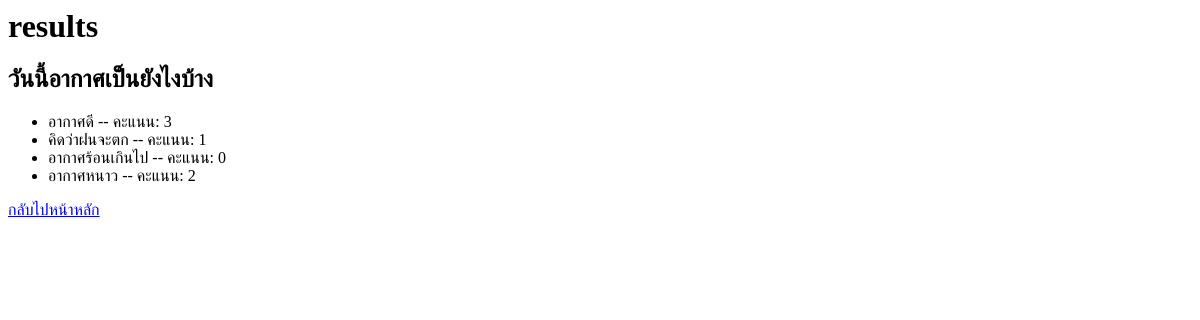
Page /results/1/ on the earlier database version.
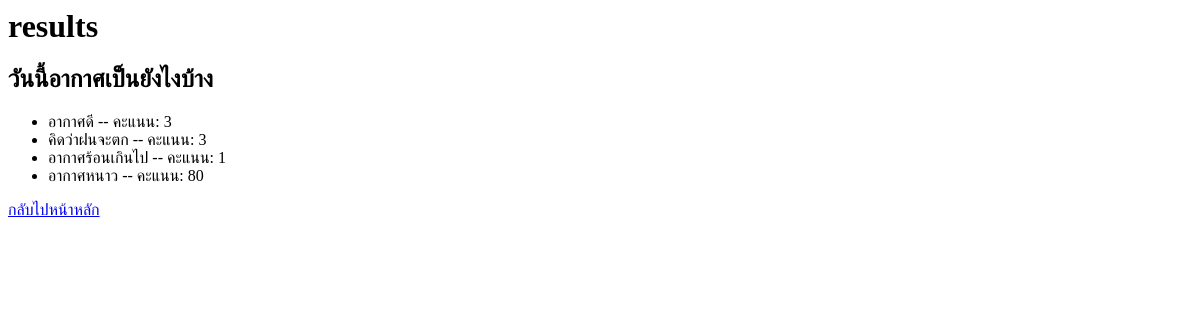
Same page on the later database version.
### mypoll/models.py (models this page shows, shortened)
class Question(models.Model):
    question_text = models.CharField(max_length=200)
    pub_date = models.DateTimeField("date published")

class Choice(models.Model):
    question = models.ForeignKey(Question, on_delete=models.CASCADE)
    choice_text = models.CharField(max_length=200)
    votes = models.IntegerField(default=0)

### mypoll/views.py (the view)
# urls.py: path('results/<int:question_id>/', views.results, name='results'),
def results(request, question_id):
    question = get_object_or_404(Question, pk=question_id)
    return render(request, 'results.html', {'question': question})

### mypoll/templates/results.html (shortened to what this page needs)
<html>
  <head>
  </head>
  <body>
    <h1>results</h1>
    <h2>{{ question.question_text }}</h2>
    <ul>
      {% for choice in question.choice_set.all %}
        <li>
          {{ choice.choice_text }} -- คะแนน: {{ choice.votes }}
        </li>
      {% endfor %}
    </ul>
    <a href="{% url 'mypoll:homepage' %}">กลับไปหน้าหลัก</a>
  </body>
</html>

Differences in the rows shown:
changed Choice "คิดว่าฝนจะตก": votes "1" → "3"
changed Choice "อากาศร้อนเกินไป": votes "0" → "1"
changed Choice "อากาศหนาว": votes "2" → "80"
